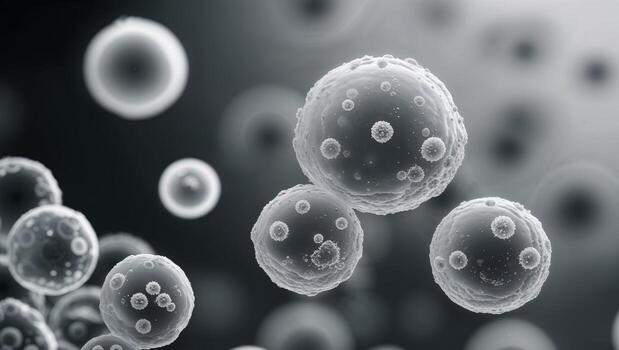
#> input picture test.jpg, 619 x 350 px
$ python -i hough.py   (imports and definitions only)
#> lines starting #> are read from the running program, lines starting #| are printed output that depends on the picture; after the words box and inside, x2 and y2 are one past the last pixel; in counts of white or black regions, pixels touching at a corner belong together
#> further down, picture is the input picture: shape (350, 619, 3); mean B, G, R 106, 102.8, 98.4
import cv2
import numpy as np
#Aqui usamos el hough para detectar círculos.
#La imagen se convierte a escala de grises porque Hough detecta formas a partir de intensidad y bordes.

# Esta función recibe todos los círculos detectados por Hough y elimina los que están repetidos o demasiado
# cerca de otro círculo ya aceptado. Esto evita contar dos veces la misma célula.”
def filtrar_circulos(circulos):
    if len(circulos) == 0:
        return []

    # Ordenamiento descendente por radio para priorizar estructuras de mayor escala
    circulos = sorted(circulos, key=lambda c: c[2], reverse=True)

    filtrados = []

    for (x, y, r) in circulos:
        repetido = False

        # Comparación mediante distancia entre centros de círculos
        for (xf, yf, rf) in filtrados:
            distancia = np.sqrt((x - xf) ** 2 + (y - yf) ** 2)

            # Criterio de umbral: si el centro está dentro del 65% del radio de un círculo ya aceptado
            if distancia < rf * 0.65:
                repetido = True
                break

        if not repetido:
            filtrados.append((x, y, r))

    return filtrados


#Esta función implementa la Transformada de Hough para detectar células con forma aproximadamente circular.
def HoughCircle(img_bgr):
#Creamaos los resultados junto con la mascara
#Creamos una copia de la imagen original para visualizar las detecciones
# y una máscara binaria para representar las células detectadas.
    resultado = img_bgr.copy()
    mask = np.zeros(img_bgr.shape[:2], dtype=np.uint8)

#Aqui aplicamos un suavizado Gaussiano para reducir ruido antes de ejecutar Hough.
    gray = cv2.cvtColor(img_bgr, cv2.COLOR_BGR2GRAY)
    blur = cv2.GaussianBlur(gray, (9, 9), 2)
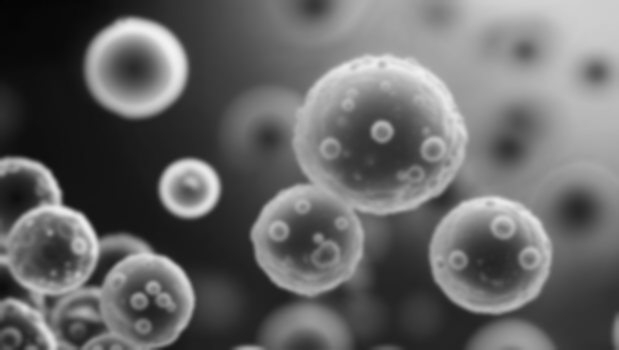
#> blur: shape (350, 619); min 4, max 242, mean 101.8

    # Cálculo de métricas proporcionales al tamaño de la imagen de entrada
    alto, ancho = gray.shape
#> alto = 350; ancho = 619
    min_dim = min(alto, ancho)
#> min_dim = 350
#Aquí se almacenamos temporalmente todas las detecciones circulares.
    candidatos = []

#Implementamos una estrategia multiescala para detectar distintos tamaños celulares.
    configuraciones = [
        {
            "minDist": 25,#Controla la distancia mínima entre centros de círculos.
            "param1": 100,#Controla la intensidad de los bordes usados para detectar círculos
            "param2": 34,#param2 controla la sensibilidad de la detección circular
            "minRadius": max(6, int(min_dim * 0.025)),#Definimos un tamaño minimo Para evitar ruido
            "maxRadius": max(20, int(min_dim * 0.10))# y aqui el maximo para evitar falsos positivos.
        },
        {
            "minDist": 45,
            "param1": 100,
            "param2": 36,
            "minRadius": max(18, int(min_dim * 0.08)),
            "maxRadius": max(50, int(min_dim * 0.22))
        },
        {
            "minDist": 70,
            "param1": 100,
            "param2": 40,
            "minRadius": max(40, int(min_dim * 0.18)),
            "maxRadius": max(80, int(min_dim * 0.35))
        }
    ]

#Aqui ejecutamos el algoritmo Hough múltiples veces para detectar distintos tamaños celulares.
    for cfg in configuraciones:
        circles = cv2.HoughCircles(
            blur,
            cv2.HOUGH_GRADIENT,
            dp=1.2, # Resolución del acumulador (inversa)
            minDist=cfg["minDist"],
            param1=cfg["param1"],
            param2=cfg["param2"],
            minRadius=cfg["minRadius"],
            maxRadius=cfg["maxRadius"]
        )

        if circles is not None:
            circles = np.round(circles[0, :]).astype(int)

            for (x, y, r) in circles:
                # Validación de fronteras para evitar errores de indexación
                if 0 <= x < ancho and 0 <= y < alto:
                    candidatos.append((x, y, r))
#> this loop made 3 passes
#> circles on pass 3: [[380, 141, 86]]
#> after the loop, candidatos = [(189, 188, 30), (133, 68, 34), (433, 149, 12), (26, 188, 29), (382, 131, 11), (159, 323, 24), (83, 323, 17), (489, 256, 60), (146, 301, 48), (308, 238, 55), (136, 67, 51), (51, 251, 47), (190, 188, 30), (397, 121, 45), (380, 141, 86)]

    # Ejecución de la lógica de filtrado para consolidar detecciones únicas
    circulos = filtrar_circulos(candidatos)#Las detecciones válidas se almacenan como candidatos para su posterior filtrado.
#> in filtrar_circulos, `circulos = sorted(circulos, key=lambda c: c[2], reverse=True)`: circulos = [(380, 141, 86), (489, 256, 60), (308, 238, 55), (136, 67, 51), (146, 301, 48), (51, 251, 47), (397, 121, 45), (133, 68, 34), (189, 188, 30), (190, 188, 30), (26, 188, 29), (159, 323, 24), (83, 323, 17), (433, 149, 12), (382, 131, 11)]
#> the loop in filtrar_circulos, `for (x, y, r) in circulos:` made 15 passes
#> after the loop in filtrar_circulos, `for (x, y, r) in circulos:`: filtrados = [(380, 141, 86), (489, 256, 60), (308, 238, 55), (136, 67, 51), (146, 301, 48), (51, 251, 47), (189, 188, 30), (26, 188, 29), (83, 323, 17)]
#> circulos has the same summary as filtrados in filtrar_circulos

    conteo = 0

# Marcado gráfico de las detecciones validadas
    for (x, y, r) in circulos:
        conteo += 1

#Se dibuja una circunferencia verde para visualizar la detección celular.
        cv2.circle(resultado, (x, y), r, (0, 255, 0), 2)

#También se marca el centro de cada célula detectada.
        cv2.circle(resultado, (x, y), 2, (0, 0, 255), 3)

#En la máscara binaria, se rellena un círculo blanco para representar cada célula detectada.
        cv2.circle(mask, (x, y), r, 255, -1)
#> this loop made 9 passes
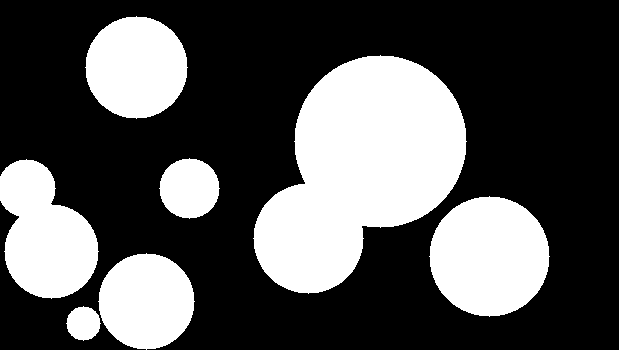
#> mask: shape (350, 619); 33% white; 7 white regions, largest, box (x1, y1, x2, y2) and area: (253, 55, 467, 294) 31736, (429, 196, 550, 317) 11289, (0, 159, 99, 299) 9334
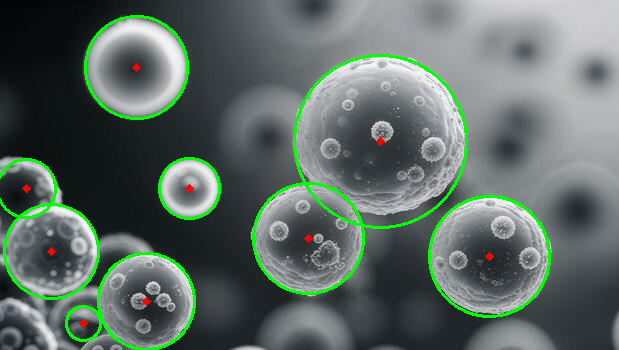
#> resultado: shape (350, 619, 3); 3.79% of pixels changed, all inside (x1, y1, x2, y2) = (0, 15, 551, 350)
#> after the loop, conteo = 9

    return conteo, resultado, mask

>>> import cv2
>>> picture = cv2.imread('../test.jpg')
>>> result = HoughCircle(picture)
